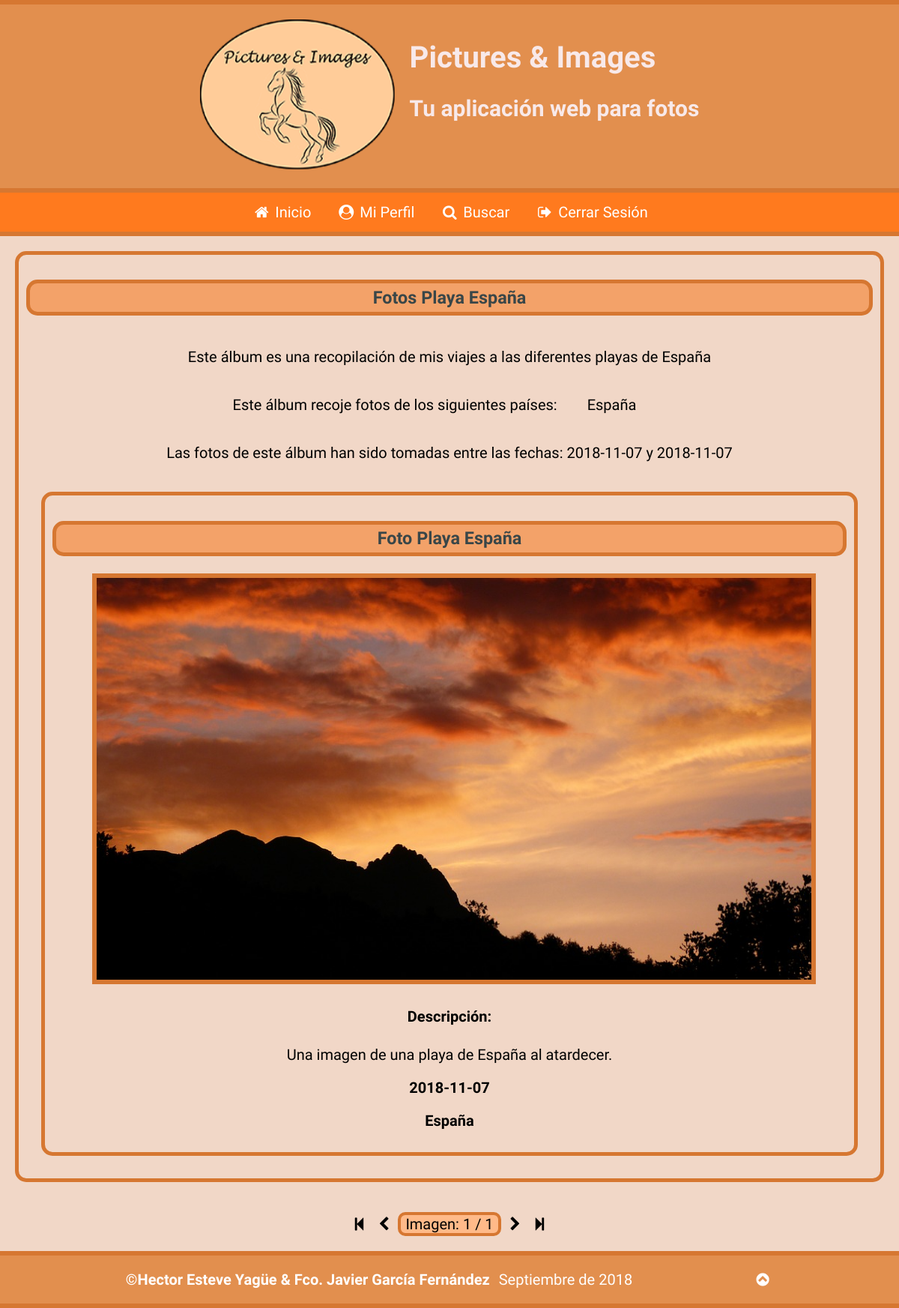
The page /ver_album.php?IdAlbum=1 (signed in) on the database its author committed.
### tables this page shows
CREATE TABLE `albumes` (
  `IdAlbum` int(11) NOT NULL,
  `Titulo` varchar(200) NOT NULL,
  `Descripcion` text NOT NULL,
  `Usuario` int(11) NOT NULL
);

CREATE TABLE `fotos` (
  `IdFoto` int(11) NOT NULL,
  `Titulo` varchar(200) NOT NULL,
  `Descripcion` mediumtext NOT NULL,
  `Fecha` date NOT NULL,
  `Pais` int(11) NOT NULL,
  `Album` int(11) NOT NULL,
  `Fichero` varchar(500) NOT NULL,
  `Alternativo` varchar(200) NOT NULL,
  `FRegistro` datetime NOT NULL DEFAULT CURRENT_TIMESTAMP ON UPDATE CURRENT_TIMESTAMP
);

CREATE TABLE `paises` (
  `IdPais` int(11) NOT NULL,
  `NomPais` varchar(200) NOT NULL,
  `Continente` varchar(200) NOT NULL
);

### paginacion.php (called while the page is built, shortened)
<?php
	if(!empty($_GET["pagina"]) && is_numeric($_GET["pagina"]) && $_GET["pagina"] > 0){
		$pagina = $_GET["pagina"];
		$inicio = ($pagina - 1) * $tamPag;
	}
	else{
		$pagina = 1;
		$inicio = 0;
	}
	$totalPaginas = 1;
	if(mysqli_num_rows($resultado) >= 1){
		$numTotalRegistros = mysqli_num_rows($resultado);
		$totalPaginas = ceil($numTotalRegistros / $tamPag);
	}
	if(($pagina + 1) < $totalPaginas){
		$paginaSig = $pagina + 1;
	}
	else{
		$paginaSig = $totalPaginas;
	}
	if(($pagina - 1) > 0){
		$paginaAnt = $pagina - 1;
	}
	else{
		$paginaAnt = 1;
	}
?>

### controlUrlPag.php (called while the page is built, shortened)
<?php
	$urlRel = $_SERVER['REQUEST_URI'];
	$pagArray = explode("?", $urlRel);
	$getUrl = (string) $pagArray[sizeof($pagArray) - 1];
?>

### ver_album.php (the view, shortened to what this page needs)
<?php
require_once("head.php");
require_once("header.php");
if(isset($_SESSION["usuarioLog"]) && $cookieFalsa == false){
	require_once("barraNavSesionIniciada.php");
	mostrarAlbum($_GET["IdAlbum"]);
}
else{
	require_once("barraNavSesionNoIniciada.php");
	if($cookieFalsa){
		mostrarMensErrorCookie();
	}
}
?>
<?php
function mostrarAlbum(&$IdAlbum){
	$idAlbum=$GLOBALS["mysqli"]->real_escape_string($_GET["IdAlbum"]);
	$sentencia = 'SELECT f.Titulo, a.Titulo AS AlbumTit, Fichero, f.Descripcion, f.Fecha, Alternativo, NomPais, NomUsuario FROM fotos f JOIN albumes a ON (f.Album = a.IdAlbum) JOIN usuarios ON (a.Usuario = usuarios.IdUsuario) JOIN paises ON (f.Pais = paises.IdPais) where Album='.$idAlbum;
		 if(!($resultado = $GLOBALS["mysqli"]->query($sentencia))) {
		   echo "<p>Error al ejecutar la sentencia <b>$sentencia</b>: " . $GLOBALS["mysqli"]->error;
		   echo '</p>';
		   exit;
		 }
	$tamPag = 1;
	require_once("paginacion.php");
	require_once("controlUrlPag.php");
	$sentencia1 = 'SELECT f.Titulo, a.Titulo AS AlbumTit, Fichero, f.Descripcion, f.Fecha, Alternativo, NomPais, NomUsuario FROM fotos f JOIN albumes a ON (f.Album = a.IdAlbum) JOIN usuarios ON (a.Usuario = usuarios.IdUsuario) JOIN paises ON (f.Pais = paises.IdPais) where Album='.$idAlbum.' LIMIT ' . $inicio . ',' . $tamPag;
		 if(!($resultado1 = $GLOBALS["mysqli"]->query($sentencia1))) {
		   echo "<p>Error al ejecutar la sentencia <b>$sentencia</b>: " . $GLOBALS["mysqli"]->error;
		   echo '</p>';
		   exit;
		 }
	$sentencia2 = 'SELECT * FROM albumes where IdAlbum='.$idAlbum;
		 if(!($resultado2 = $GLOBALS["mysqli"]->query($sentencia2))) {
		   echo "<p>Error al ejecutar la sentencia <b>$sentencia</b>: " . $GLOBALS["mysqli"]->error;
		   echo '</p>';
		   exit;
		 }
	$sentencia3 = 'SELECT DISTINCT NomPais, Pais FROM fotos, paises where Album='.$idAlbum.' and Pais=IdPais';
		 if(!($resultado3 = $GLOBALS["mysqli"]->query($sentencia3))) {
		   echo "<p>Error al ejecutar la sentencia <b>$sentencia</b>: " . $GLOBALS["mysqli"]->error;
		   echo '</p>';
		   exit;
		 }
	$sentencia4 = 'SELECT max(Fecha) fechaMax, min(Fecha) fechaMin FROM fotos where Album='.$idAlbum;
		 if(!($resultado4 = $GLOBALS["mysqli"]->query($sentencia4))) {
		   echo "<p>Error al ejecutar la sentencia <b>$sentencia</b>: " . $GLOBALS["mysqli"]->error;
		   echo '</p>';
		   exit;
		 }
	if(!empty($_GET["pagina"]) && ($_GET["pagina"] > $totalPaginas || !is_numeric($_GET["pagina"]))){
		$pagina = $totalPaginas;
		mostrarErrorPaginaNoExistente();
	}
	else{
		if(mysqli_num_rows($resultado1)) {
			if(mysqli_num_rows($resultado2)) {
				$fila2 = $resultado2->fetch_object();
				$tituloAlbum=$fila2->Titulo;
				$descAlbum=$fila2->Descripcion;
			}
			if(mysqli_num_rows($resultado4)) {
				$fila4 = $resultado4->fetch_object();
				$minFecha=$fila4->fechaMin;
				$maxFecha=$fila4->fechaMax;
			}
			echo <<<parte1
				<section>
					<h3>$tituloAlbum</h3>
					<p>$descAlbum</p>
					<div id="paisesAlbum" class="mostrarDatos">
					<p>Este álbum recoje fotos de los siguientes países:</p>
parte1;
					if(mysqli_num_rows($resultado3)){
						while($fila3 = $resultado3->fetch_assoc()) {
							$pais=$fila3["NomPais"];
							echo"<p>$pais</p>";
						}
					}
			echo<<<parte2
					</div>
					<p>Las fotos de este álbum han sido tomadas entre las fechas:</p>
					<p>$minFecha y $maxFecha</p>
					<div>
parte2;
				if(mysqli_num_rows($resultado1)){
						while($fila1 = $resultado1->fetch_object()) {
							echo<<<foto
							<article class="detFoto">
								<h3>$fila1->Titulo</h3>
								<figure>
									<img src="$fila1->Fichero" alt="$fila1->Alternativo"/>
								</figure>
								<div>
									<h4>Descripción:</h4>
									<p class="p-left">$fila1->Descripcion</p>
									<p><time datetime="$fila1->Fecha">$fila1->Fecha</time></p>
									<p>$fila1->NomPais</p>
								</div>
							</article>
foto;
						}
				}
			}else{
				mostrarMensModalErrorPagAlbumNoExistente();
			}
}
	echo<<<parte3
			</div>
	</section>
	<div class="paginacion">
		<div>
			<a href="ver_album.php?$getUrl&pagina=1"><span class="icon-to-start" title="Primera imagen"></span></a>
			<a href="ver_album.php?$getUrl&pagina=$paginaAnt"><span class="icon-left-open" title="Imagen anterior"></span></a>
			<p>Imagen: <output>$pagina</output> / $totalPaginas</p>
			<a href="ver_album.php?$getUrl&pagina=$paginaSig"><span class="icon-right-open" title="Imagen siguiente"></span></a>
			<a href="ver_album.php?$getUrl&pagina=$totalPaginas"><span class="icon-to-end" title="Última imagen"></span></a>
		</div>
	</div>
parte3;
}
?>
<?php
	require_once("footer.php");
?>

### estilo.css (style rules this page uses)
body { box-sizing: border-box; min-width: 320px; max-width: 1980px; margin: 0 auto; background-color: #F1D7C7; font-family: 'Kalam', cursive; font-size: 20px; position: relative; }
body>section { margin: 1em; border: 0.3em solid #D67731; border-width: 5px; border-radius: 15px; padding: 0.5em; text-align: center; }
body>section>h3 { background-color: #F3A269; padding: 0.2em; border: 0.3em solid #D67731; border-width: 5px; border-radius: 15px; display: flex; justify-content: center; color: #394648; }
body>section>.mostrarDatos>p { margin-right: 2em; }
body>.paginacion { align-self: center; display: flex; justify-content: center; }
body>.paginacion>div>a { text-decoration: none; color: #000000; }
body>.paginacion>div>a,p { justify-content: center; display: inline-block; }
body>.paginacion>div>a>span { text-decoration: none; }
body>.paginacion>div>p { border: 0.2em solid #D67731; border-radius: 10px; background-color: #FFBA89; padding-left: 0.3em; padding-right: 0.3em; }
.detFoto { margin: 1em; border: 0.3em solid #D67731; border-width: 5px; border-radius: 15px; padding: 0.5em; display: flex; flex-direction: column; text-align: center; justify-content: center; align-self: center; }
.detFoto>h3 { background-color: #F3A269; padding: 0.2em; border: 0.3em solid #D67731; border-width: 5px; border-radius: 15px; display: flex; justify-content: center; color: #394648; }
.detFoto>figure { margin: 0; align-self: center; width: 90%; }
.detFoto>figure>img { width: 100%; border: 0.3em solid #D67731; }
.detFoto>div>.p-left { display: block; align-self: center; }
.detFoto>div>p { display: block; align-self: center; }
.detFoto>div>p:nth-of-type(2),.detFoto>div>p:last-of-type { font-weight: bold; }

### estilo_accesible.css (style rules this page uses)
body { box-sizing: border-box; min-width: 320px; max-width: 1980px; margin: 0 auto; background-color: #ffffff; font-family: 'Kalam', cursive; font-size: 30px; position: relative; }
body>section { margin: 1em; border: 0.3em solid #000000; border-width: 5px; border-radius: 15px; padding: 0.5em; text-align: center; }
body>section>h3 { background-color: #3B3733; padding: 0.2em; border: 0.3em solid #000000; border-width: 5px; border-radius: 15px; display: flex; justify-content: center; color: #ffffff; }
body>section>.mostrarDatos>p { margin-right: 2em; }
body>.paginacion { align-self: center; display: flex; justify-content: center; }
body>.paginacion>div>a { text-decoration: none; color: #000000; }
body>.paginacion>div>a,p { justify-content: center; display: inline-block; }
body>.paginacion>div>p { border: 0.2em solid #000000; border-radius: 10px; background-color: #585454; color: #ffffff; padding-left: 0.3em; padding-right: 0.3em; }
.detFoto>figure { margin: 0; align-self: center; width: 90%; }
.detFoto>figure>img { width: 100%; border: 0.3em solid #000000; }
.detFoto>div>.p-left { display: block; align-self: center; }
.detFoto>div>p { display: block; align-self: center; }
.detFoto>div>p:nth-of-type(2),.detFoto>div>p:last-of-type { font-weight: bold; }

### print.css (style rules this page uses)
body { box-sizing: border-box; min-width: 320px; max-width: 1980px; margin: 0 auto; background-color: white; font-family: serif; font-size: 12pt; position: relative; }
body>section { margin-right: 1cm; margin-left: 1cm; margin-top: 0cm; margin-bottom: 0cm; border: 0; padding: 0.5cm; text-align: center; padding: 0; }
body>section>h3 { background-color: white; border: none; padding: 0cm; margin-top: 0.4cm; margin-bottom: 0.4cm; border-radius: 15px; display: flex; justify-content: center; color: black; font-size: 24pt; }
body>section>p { margin: 0; }
body>.paginacion { display: none; }
::placeholder { color: transparent; }

### rows shown on the page
albumes: Titulo "Fotos Playa España", Descripcion "Este álbum es una recopilación de mis viajes a las diferentes playas de España"
fotos: Titulo "Foto Playa España", Fichero (picture), Descripcion "Una imagen de una playa de España al atardecer.", Fecha "2018-11-07", Pais.NomPais "España"

### other values the page prints
$pais "España"
$minFecha "2018-11-07"
$maxFecha "2018-11-07"
$pagina "1"
$totalPaginas "1"
